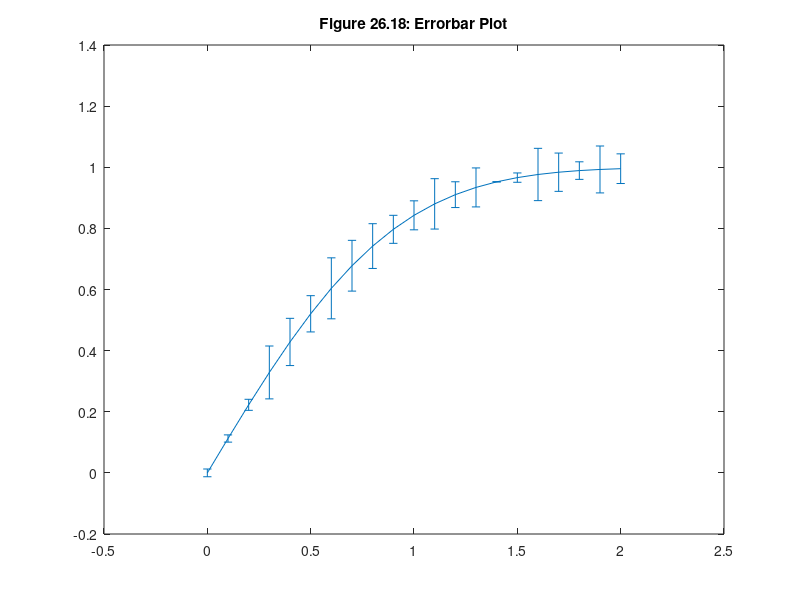

Write the MATLAB code that produced this figure.
% mm2618.m
x = linspace(0,2,21); % create a vector
y = erf(x); % y is the error function of x
e = rand(size(x))/10; % e contains random error values
errorbar(x,y,e) % create the plot
title('Figure 26.18: Errorbar Plot')
